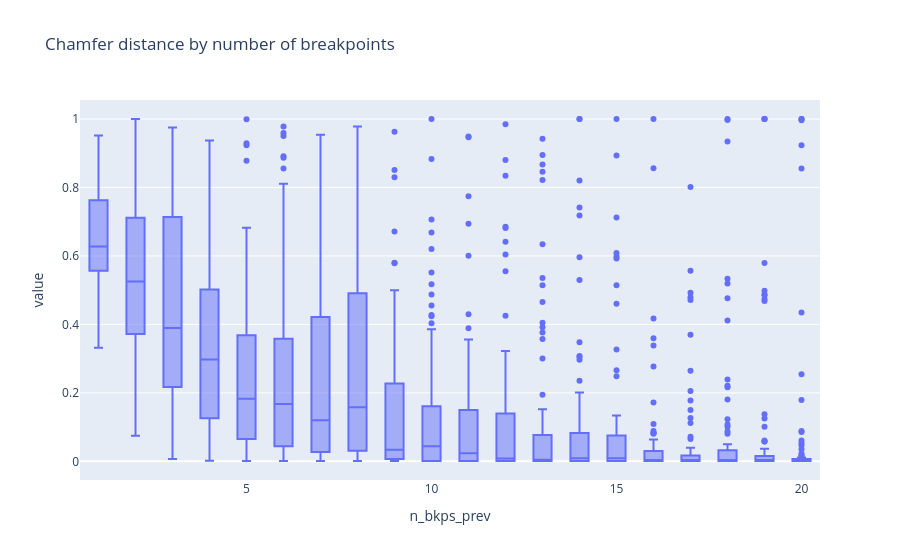

The cell this chart's notebook holds for it:
### Code cell
px.box(df_n_bkps.query("n_bkps_prev <= 20").assign(
    log_chamfer = lambda df: np.log(df.chamfer_distance),
    # chamfer_rolling=lambda df: df.chamfer_distance.rolling(3).sum()
    ), x="n_bkps_prev", y=["chamfer_rank"], title="Chamfer distance by number of breakpoints")

### Figure 1 — Plotly figure (JSON) as saved in the notebook; plotly's stock layout.template omitted (floating-point values rounded to 4 significant figures; data arrays with more than 128 entries replaced by an {"elided": "..."} marker saying what was removed)
{"data": [{"alignmentgroup": "True", "hovertemplate": "n_bkps_prev=%{x}<br>value=%{y}<extra></extra>", "legendgroup": "", "marker": {"color": "#636efa"}, "name": "", "notched": false, "offsetgroup": "", "orientation": "v", "showlegend": false, "type": "box", "x": {"elided": "1537 int values"}, "x0": " ", "xaxis": "x", "y": {"elided": "1537 float values"}, "y0": " ", "yaxis": "y"}], "layout": {"boxmode": "group", "legend": {"tracegroupgap": 0}, "title": {"text": "Chamfer distance by number of breakpoints"}, "xaxis": {"anchor": "y", "domain": [0, 1], "title": {"text": "n_bkps_prev"}}, "yaxis": {"anchor": "x", "domain": [0, 1], "title": {"text": "value"}}}}
